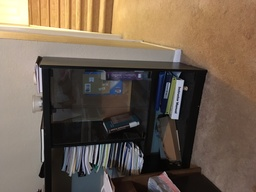
#> input picture CVbook/ch2/pic1.JPG, 256 x 192 px, shrunk from 2016 x 1512 before the run
$ python runHarris2.py
#> lines starting #> are read from the running program, lines starting #| are printed output that depends on the picture; after the words box and inside, x2 and y2 are one past the last pixel; in counts of white or black regions, pixels touching at a corner belong together
### CVbook/ch2/harris.py
# Page 30 of computer vision with python
# Harris corner detection

from scipy.ndimage import filters
import numpy as np
from matplotlib import pyplot as plt

def compute_harris_response(im,sigma=3):
  """ Compute the Harris corner detectoe response function
      for each pizel in a graylevel image. """

# derivatives
  imx = np.zeros(im.shape)
  filters.gaussian_filter(im, (sigma, sigma), (0,1), imx)
  imy = np.zeros(im.shape)
  filters.gaussian_filter(im, (sigma, sigma), (1,0), imy)

  # compute components of the harris matrix
  Wxx = filters.gaussian_filter(imx*imx,sigma)
  Wxy = filters.gaussian_filter(imx*imy,sigma)
  Wyy = filters.gaussian_filter(imy*imy,sigma)

  # determinant and trace
  Wdet = Wxx*Wyy-Wxy**2
  Wtr = Wxx+Wyy

  return Wdet/Wtr

def get_harris_points(harrisim, min_dist=10, threshold = 0.1):
  """ Return corners from a Harris response image
      min_dist is the minimum number of pixels separating corners and
      image boundary. """

  # find top corner candidates above a threshold
  corner_threshold = harrisim.max() * threshold
  harrisim_t = (harrisim >corner_threshold)*1

  # get coordinates of candidates
  coords = np.array(harrisim_t.nonzero()).T

  # ...and their values
  candidate_values = [harrisim[c[0],c[1]] for c in coords]

  # sort candidates
  index = np.argsort(candidate_values)

  # store allowed point locations in array
  allowed_locations = np.zeros(harrisim.shape)
  allowed_locations[min_dist:-min_dist, min_dist:-min_dist] = 1

  # selest the best points taking min_distance into account
  filtered_coords = []
  for i in index:
    if allowed_locations[coords[i,0], coords[i,1]] == 1:
      filtered_coords.append(coords[i])
      allowed_locations[(coords[i,0]-min_dist):(coords[i,0]+min_dist),
          (coords[i,1]-min_dist):(coords[i,1]+min_dist)] = 0

  return filtered_coords

# [10 lines left out: function plot_harris_points, not called in this run]

def get_descriptors(image, filtered_coords, wid=5):
  """ For each point return, pixel values around the point using a
      neighbourhood of width 2*wid+1 (assume points are extracted with
      min_distance > wid). """
  desc = []
  for coords in filtered_coords:
    patch = image[coords[0]-wid:coords[0]+wid,
        coords[1]-wid:coords[1]+wid].flatten()
    desc.append(patch)

  return desc

def match(desc1, desc2, threshold=0.5):
  """ For each corner point descriptor in the first image,
      select its match to second image using normalized cross-correlation.
  """

  n = len(desc1[0])

  d = -np.ones((len(desc1),len(desc2)))
  for i in range(len(desc1)):
    for j in range(len(desc2)):
      d1 = (desc1[i] - np.mean(desc1[i]))/np.std(desc1[i])
      d2 = (desc2[j] - np.mean(desc2[j]))/np.std(desc2[j])
      ncc_value = sum(d1*d2)/(n-1) # normalized cross-correlation
      # this is equation 2.3 on page 33
      if ncc_value > threshold:
        d[i,j] = ncc_value

  ndx = np.argsort(-d)
  matchscores = ndx[:,0]

  return matchscores

def match_twosided(desc1, desc2, threshold=0.5):
  """ Two-sided symmetric version of match()."""

  matches_12 = match(desc1, desc2, threshold)
  matches_21 = match(desc2, desc1, threshold)

  ndx_12 = np.where(matches_12 >= 0)[0]

  # remove matches that are not symmetric
  for n in ndx_12:
    if matches_21[matches_12[n]] != n:
      matches_12[n] = -1

  return matches_12

def appendimages(im1,im2):
  """ Return a new image that appends the two images side by side. """

  # select the image with the fewest rows and fill in enough empty rows
  rows1 = im1.shape[0]
  rows2 = im2.shape[0]

  if rows1 < rows2:
    im1 = np.concatenate((im1,np.zeros((rows2-rows1, im1.shape[1]))),axis=0)
  elif rows1 > rows2:
    im2 = np.concatenate((im2,np.zeros((rows1-rows2, im2.shape[1]))),axis=0)

  # if none of these cases, they are equal, no filling needed.

  return np.concatenate((im1,im2),axis=1)

def plot_matches(im1,im2,locs1, locs2, matchscores, show_below=True):
  """ Show a figure with lines joining the accepted matches

  input: im1, im2 (images as arrays), locs1, locs2 (feature locations),
         marchscores (as output from match()),
         show_below (if images should be shown below matches). """

  im3 = appendimages(im1,im2)
  if show_below:
    im3 = np.vstack((im3,im3))

  plt.imshow(im3)

  cols1 = im1.shape[1]
  for i,m in enumerate(matchscores):
    if m>0:
      plt.plot([locs1[i][1], locs2[m][1]+cols1], [locs1[i][0], locs2[m][0]],
          'c')
  plt.axis('off')

### CVbook/ch2/runHarris2.py
from PIL import Image
import numpy as np
from scipy.ndimage import filters
from matplotlib import pyplot as plt
import harris

im1 = np.array(Image.open('pic1.JPG').convert('L'))
im2 = np.array(Image.open('pic2.JPG').convert('L'))
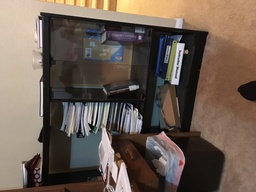
#> input picture CVbook/ch2/pic2.JPG, 256 x 192 px, shrunk from 2016 x 1512 before the run

wid = 5
harrisim = harris.compute_harris_response(im1,5)
filtered_coords1 = harris.get_harris_points(harrisim, wid+1)
#> in get_harris_points, `corner_threshold = harrisim.max() * threshold`: corner_threshold = 0.937
#> in get_harris_points, `harrisim_t = (harrisim >corner_threshold)*1`:
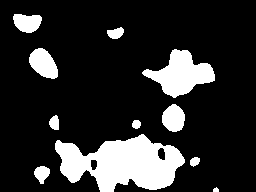
#> harrisim_t: shape (192, 256) int64; values 0 (black) and 1 (white), 17.5% white; 11 white regions, largest, box (x1, y1, x2, y2) and area: (55, 134, 185, 192) 4685, (142, 49, 215, 98) 1811, (29, 48, 58, 79) 610
#> in get_harris_points, `coords = np.array(harrisim_t.nonzero()).T`: coords = 8624 pairs, first value 14 to 191, second value 13 to 218
#> in get_harris_points, `candidate_values = [harrisim[c[0],c[1]] for c in coords]`: candidate_values = 8624 values, max 9.37 at index 1193, min 0.937 at index 4688, mean 2.38
#> in get_harris_points, `index = np.argsort(candidate_values)`: index = 8624 values, max 8623 at index 74, min 0 at index 62, mean 4311.5
#> the loop in get_harris_points, `for i in index:` made 8624 passes
#> i on passes 1 to 3: 4688, 8518, 6483
#> after the loop in get_harris_points, `for i in index:`: allowed_locations: shape (192, 256) float64; values 0 (black) and 1 (white), 59.9% white; 4 black regions, box (x1, y1, x2, y2) and area: (0, 0, 256, 192) 17029, (23, 42, 63, 84) 1216, (8, 8, 47, 38) 969, (101, 21, 126, 44) 472
#> after the loop in get_harris_points, `for i in index:`: filtered_coords = 203 pairs, first value 14 to 185, second value 14 to 214
#> filtered_coords1 has the same summary as filtered_coords in get_harris_points
d1 = harris.get_descriptors(im1, filtered_coords1, wid)
#> the loop in get_descriptors, `for coords in filtered_coords:` made 203 passes
#> coords on passes 1 to 3: [152, 57], [166, 193], [167, 96]
#> after the loop in get_descriptors, `for coords in filtered_coords:`: desc = 203 items
#> d1 = 203 items

harrisim = harris.compute_harris_response(im2,5)
filtered_coords2 = harris.get_harris_points(harrisim, wid+1)
#> call 2 of get_harris_points, with min_dist = 6, threshold = 0.1
#> in get_harris_points (call 2), `corner_threshold = harrisim.max() * threshold`: corner_threshold = 1.78
#> in get_harris_points (call 2), `harrisim_t = (harrisim >corner_threshold)*1`: harrisim_t: shape (192, 256) int64; values 0 (black) and 1 (white), 18.2% white; 15 white regions (1 under 20 px), largest, box (x1, y1, x2, y2) and area: (88, 101, 190, 192) 3825, (139, 20, 219, 58) 1461, (61, 99, 79, 142) 615
#> in get_harris_points (call 2), `coords = np.array(harrisim_t.nonzero()).T`: coords = 8944 pairs, first value 1 to 191, second value 13 to 253
#> in get_harris_points (call 2), `candidate_values = [harrisim[c[0],c[1]] for c in coords]`: candidate_values = 8944 values, max 17.8 at index 496, min 1.78 at index 8728, mean 3.78
#> in get_harris_points (call 2), `index = np.argsort(candidate_values)`: index = 8944 values, max 8943 at index 1113, min 0 at index 296, mean 4471.5
#> the loop in get_harris_points (call 2), `for i in index:` made 8944 passes
#> i on passes 1 to 3: 8728, 457, 7262
#> after the loop in get_harris_points (call 2), `for i in index:`:
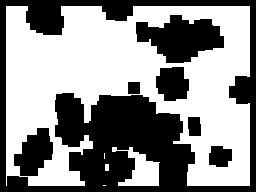
#> allowed_locations: shape (192, 256) float64; values 0 (black) and 1 (white), 55.6% white; 7 black regions, largest, box (x1, y1, x2, y2) and area: (0, 0, 256, 192) 16274, (136, 15, 224, 63) 2658, (14, 128, 53, 176) 1216
#> after the loop in get_harris_points (call 2), `for i in index:`: filtered_coords = 223 pairs, first value 6 to 185, second value 13 to 249
#> filtered_coords2 has the same summary as filtered_coords in get_harris_points
d2 = harris.get_descriptors(im2, filtered_coords2, wid)
#> the loop in get_descriptors (call 2), `for coords in filtered_coords:` made 223 passes
#> coords on passes 1 to 3: [183, 22], [15, 121], [157, 122]
#> d2 = 223 items

print('starting matching')
matches = harris.match_twosided(d1, d2)
#> in match, `n = len(desc1[0])`: n = 100
#> in match, `d = -np.ones((len(desc1),len(desc2)))`: d: shape (203, 223) float64; every value is -1
#> after the loop in match, `for i in range(len(desc1)):`:
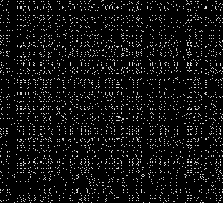
#> d: shape (203, 223) float64; min -1, max 0.987, mean -0.868; drawn with min black and max white
#> in match, `matchscores = ndx[:,0]`: matchscores = 203 values, max 220 at index 20, min 1 at index 42, mean 116.4
#> in match_twosided, `matches_12 = match(desc1, desc2, threshold)`: matches_12 has the same summary as matchscores in match
#> call 2 of match, with threshold = 0.5
#> in match (call 2), `d = -np.ones((len(desc1),len(desc2)))`: d: shape (223, 203) float64; every value is -1
#> after the loop in match (call 2), `for i in range(len(desc1)):`:
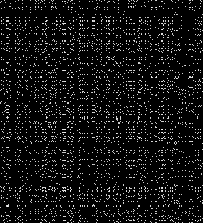
#> d: shape (223, 203) float64; min -1, max 0.987, mean -0.868; drawn with min black and max white
#> in match (call 2), `ndx = np.argsort(-d)`:
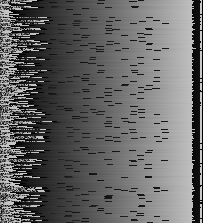
#> ndx: shape (223, 203) int64; min 0, max 202, mean 101
#> in match (call 2), `matchscores = ndx[:,0]`: matchscores = 223 values, max 199 at index 79, min 0 at index 207, mean 104.1
#> in match_twosided, `matches_21 = match(desc2, desc1, threshold)`: matches_21 has the same summary as matchscores in match
#> in match_twosided, `ndx_12 = np.where(matches_12 >= 0)[0]`: ndx_12 = 203 values from 0 to 202
#> after the loop in match_twosided, `for n in ndx_12:`: matches_12 = 203 values, max 220 at index 195, min -1 at index 0, mean 32.76
#> matches has the same summary as matches_12 in match_twosided

plt.figure()
plt.gray()
harris.plot_matches(im1,im2,filtered_coords1, filtered_coords2, matches)
#> the loop in plot_matches, `for i,m in enumerate(matchscores):` made 203 passes
#> m on passes 1 to 3: -1, 89, 131
plt.show()
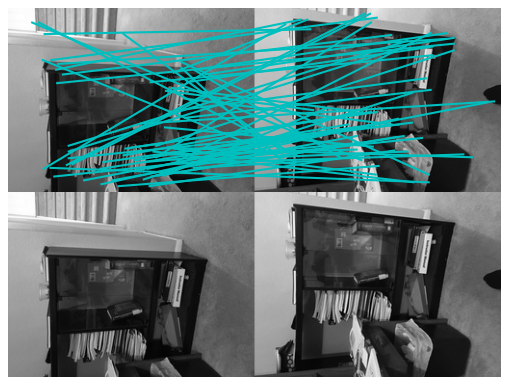
#> figure drawn by matplotlib, 1 panel
